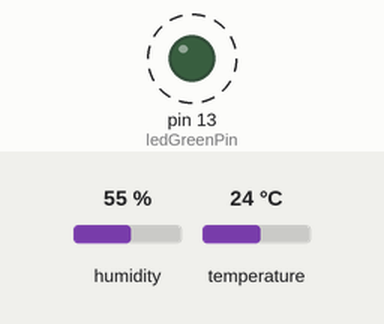
A sketch run on a simulated Arduino Uno, built with avr-gcc and run on an emulated ATmega328P. Parts: output pins drawn as LEDs (lit = HIGH). Dashed ring = blinking. The inputs (shaded band) are chosen by the test bench; at power-on: humidity 55 %, temperature 24 °C. What the sketch prints to the serial monitor is not drawn.

Above: at 0.4 s.
Timing chart, 0 to 3.0 s (numbered marks = the images above):
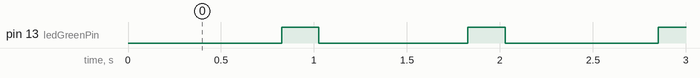

Measured:
- by itself, pin 13 (ledGreenPin): alternates HIGH for 0.20 s and LOW for 0.80 s

The sketch:

json.ino
```cpp
#include <ArduinoJson.h>
#include <DHT.h>

StaticJsonDocument<32> doc;
DHT dht(7, DHT11);

void setup() {
  // put your setup code here, to run once:
  Serial.begin(9600);
  dht.begin();
  pinMode(13, OUTPUT);
}

void loop() {
  String output;
  doc["temperatura"] = dht.readTemperature();
  doc["umidade"] = dht.readHumidity();

  serializeJson(doc, output);
  Serial.println(output);
  delay(800);
  digitalWrite(13, HIGH);
  delay(200);
  digitalWrite(13, LOW);
}
```

luminosidade_vinharia.c
```cpp
//All variables with pin numbers
int ledRedPin = 11;
int ledYellowPin = 12;
int ledGreenPin = 13;
int ldrPin = A0;
int ldrValue = 0; //Keeps track of ldr value
int buzzerPin = 10;

//Variables to control buzzer
unsigned long duration = 0;
bool buzzerRequest = false;

void setup() {
  //Set all components output
  pinMode(ledRedPin, OUTPUT);
  pinMode(ledYellowPin, OUTPUT);
  pinMode(ledGreenPin, OUTPUT);
  pinMode(buzzerPin, OUTPUT);
  Serial.begin(9600);
}

void loop() {
  ldrValue = analogRead(ldrPin); //Transform analog value in digital numbers
  Serial.println(ldrValue); //Print ldr value

  //Check the light and turn on Yellow led
  if(ldrValue >= 250 && ldrValue < 400){
    duration = millis();

    digitalWrite(ledYellowPin, HIGH);
    digitalWrite(ledGreenPin, LOW);
    digitalWrite(ledRedPin, LOW);
    noTone(buzzerPin);
    buzzerRequest = false; //Keep the buzzerRequest false
  }
  //Check the light and turn on Green led
  else if (ldrValue <= 600){
    digitalWrite(ledRedPin, LOW);
    digitalWrite(ledGreenPin, HIGH);
    digitalWrite(ledYellowPin, LOW);
  }
    //Turn on Red led if none of the above is on
  else {
    digitalWrite(ledGreenPin, LOW);
    digitalWrite(ledYellowPin, LOW);
    digitalWrite(ledRedPin, HIGH);

      //buzzer make sound
      if (!buzzerRequest){
        tone(buzzerPin, 262, 3000);
        buzzerRequest = true; //Turn off the buzzer sound
      }
  }
}
```
